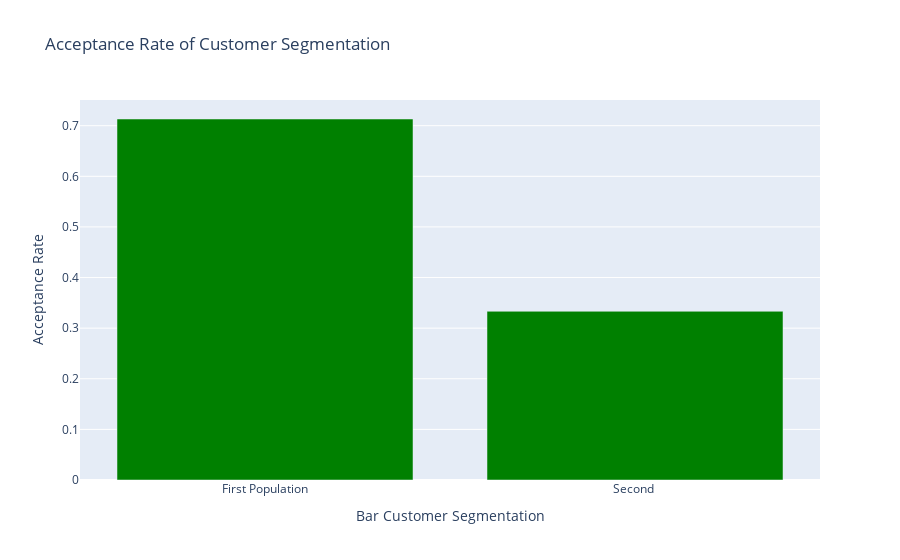

Notebook cell for this chart:
### Code cell
#graphing the data 
bar_graph_data5 = [['First Population',  q5_1_accept_rate], ['Second ', q5_2_accept_rate]]
 
# Create the pandas DataFrame
bar_graph_df = pd.DataFrame(bar_graph_data5, columns=['Bar Customer Segmentation', 'Acceptance Rate'])
fig = px.bar(bar_graph_df, x='Bar Customer Segmentation',y='Acceptance Rate',title = 'Acceptance Rate of Customer Segmentation')
fig.update_traces(marker_color='green')
fig.show()
fig.write_image('images/q5_Bar_Customer_Segmentation2.png')

### Figure 1 — Plotly figure (JSON) as saved in the notebook; plotly's stock layout.template omitted (floating-point values rounded to 4 significant figures)
{"data": [{"alignmentgroup": "True", "hovertemplate": "Bar Customer Segmentation=%{x}<br>Acceptance Rate=%{y}<extra></extra>", "legendgroup": "", "marker": {"color": "green", "pattern": {"shape": ""}}, "name": "", "offsetgroup": "", "orientation": "v", "showlegend": false, "textposition": "auto", "type": "bar", "x": ["First Population", "Second "], "xaxis": "x", "y": [0.7132, 0.3333], "yaxis": "y"}], "layout": {"barmode": "relative", "legend": {"tracegroupgap": 0}, "title": {"text": "Acceptance Rate of Customer Segmentation"}, "xaxis": {"anchor": "y", "domain": [0, 1], "title": {"text": "Bar Customer Segmentation"}}, "yaxis": {"anchor": "x", "domain": [0, 1], "title": {"text": "Acceptance Rate"}}}}
